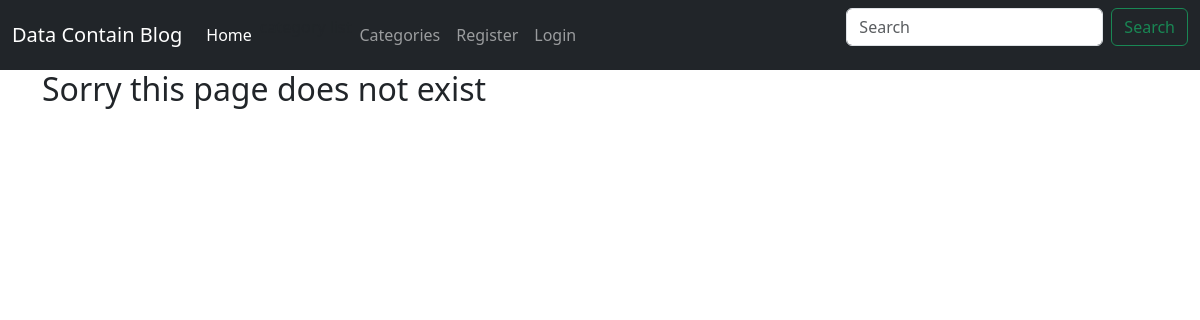
Before: /category/Coding/ with the older database file.
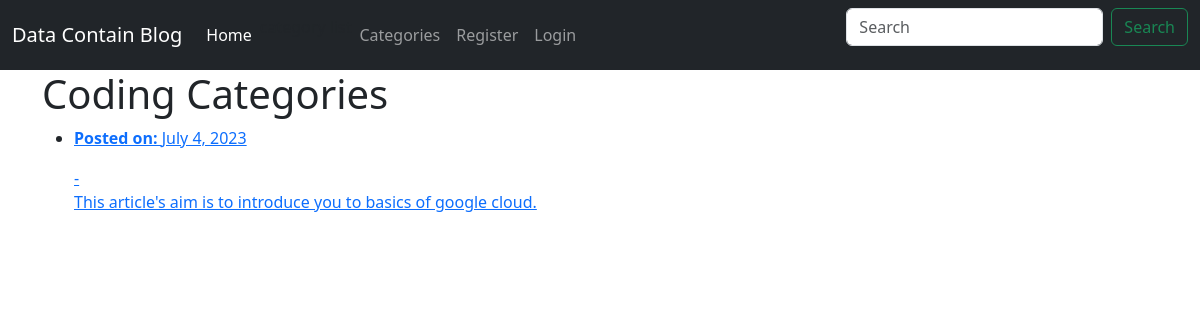
After: the same page with the newer database file.
### blogapp/models.py (models this page shows, shortened)
class Post(models.Model):
    title = models.CharField(max_length=255)
    title_tag = models.CharField(max_length=255,default='My Data Science Blog')
    author = models.ForeignKey(User, on_delete=models.CASCADE)
    body = models.TextField()
    post_date = models.DateField(auto_created=True,default=timezone.now)
    category  = models.CharField(max_length=255, default= 'coding')
    likes = models.ManyToManyField(User, related_name='blogpost')

### blogapp/views.py (the view)
# urls.py: path('category/<str:cats>/', CategoryView,name= 'category'),
def CategoryView(request,cats):
    category_posts = Post.objects.filter(category = cats)
    return render(request, 'categories.html',{'cats': cats.title(),'category_posts': category_posts})

### blogapp/templates/categories.html (shortened to what this page needs)
{% extends 'base.html' %}
{% block content %}
{% if category_posts %}
<h1> {{ cats }} Categories</h1>
<ul>
{% for post in category_posts %}
<li><a href="{% url 'article-details' post.pk %}">
    <p> <strong>Posted on: </strong>{{ post.post_date }}<p>
     {{ post.author.last_name }} -
     {{ post.body | slice:":200" | safe }}</li>
{% endfor %}
</ul>
{% else %}
<h2>Sorry this page does not exist</h2>
{% endif %}
{% endblock %}

Changed rows visible on the page:
added Post: category "Coding", post_date "July 4, 2023", body "This article's aim is to introduce you to basics of google cloud."
Other visible differences:
text no longer shown: "Sorry this page does not exist"
text now shown: "Categories"
